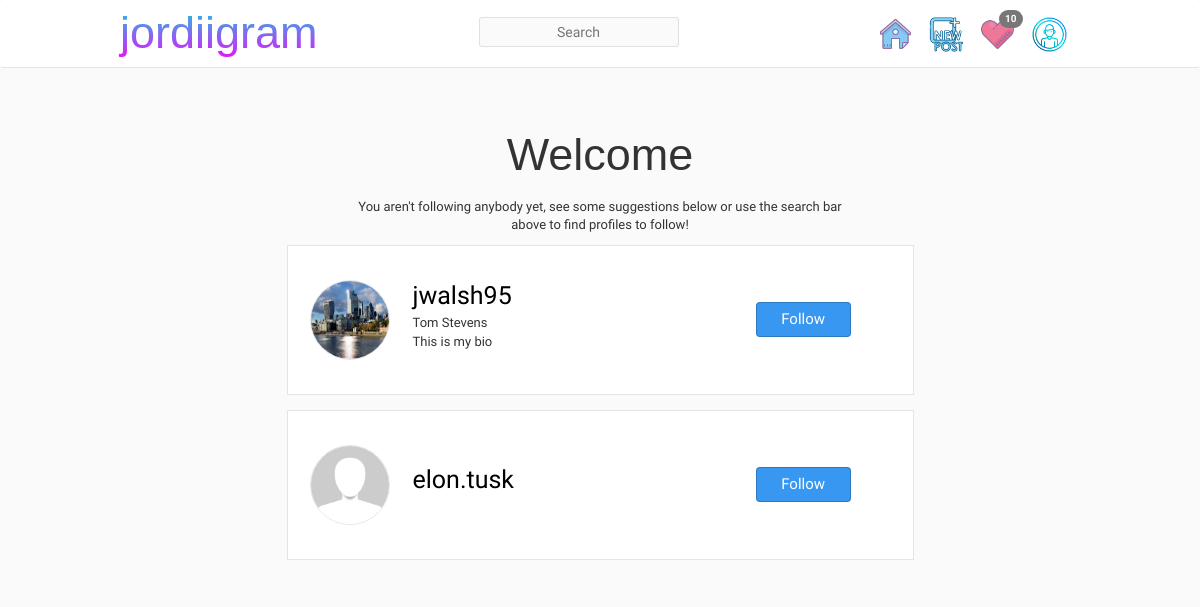
The page /new-user/ (signed in) on the database its author committed.
### accounts/models.py (models this page shows, shortened)
class UserProfile(auth.models.User):
    user = models.OneToOneField(User, on_delete=models.CASCADE, parent_link=True)
    profile_picture = models.ImageField(upload_to="profile_pics")
    bio = models.CharField(max_length=300, blank=True)
    following = models.ManyToManyField("UserProfile", related_name="user_following", blank=True)
    followers = models.ManyToManyField("UserProfile", related_name="user_followers", blank=True)

### social_media_app/views.py (the view)
# urls.py: path("new-user/", views.new_user_view, name="new-user"),
def new_user_view(request):
    new_user = UserProfile.objects.get(user=request.user)
    all_users = UserProfile.objects.all()
    context = {'new_user':new_user, 'all_users':all_users}
    return render(request, "accounts/new_user.html", context)

### posts/content_processors.py (called while the page is built)
def notification_count(request):
    if request.user.is_authenticated:
        notification_count = Notification.objects.filter(
        Q(profile=request.user) &
        Q(read_status='Unread')).count()
    else:
        notification_count = None
    return {'notification_count' : notification_count}

### accounts/templates/accounts/new_user.html
{% extends "base.html" %}
{% load static %}
{% block content %}
<div class="heading-container">
    <p class="headings">Welcome</p>
    <p class="sub-headings">You aren't following anybody yet, see some suggestions below or use the search bar above to find profiles to follow!</p>
</div>
<div class="follower-container">
    {% for user in all_users %}
      {% if user != new_user %}
          <div class="follower">
              <div class="follow-profiler-container">
                  {% if user.profile_picture %}
                    <img class="follow-profiler" src="{{user.profile_picture.url}}" alt="profile_picture">
                  {% else %}
                    <img class="follow-profiler" src="{% static 'images/profile_placeholder.jpg' %}" alt="default_photo">
                  {% endif %}
              </div>
              <div class="follow-username">
                <ul style="padding-left:0px">
                  <li><a style="font-size:25px;color:black;text-align:left;" href="{% url 'accounts:profile' user.username %}">{{user.username}}</a></li>
                  <li style="font-size:13px;text-align:left;">{{user.first_name}} {{user.last_name}}</li>
                  <li style="font-size:13px;text-align:left;">{{user.bio}}</li>
                </ul>
              </div>
              <div class="follow-button">
                {% if new_user in user.followers.all %}
                <button class="btn custom-button">
                    <a style="color:black;">Following</a>
                </button>
                {% else %}
                <button style="background-color:#3897f0;" class="btn custom-button">
                    <a style="color:white;" href="{% url 'accounts:follow' user.username %}">Follow</a>
                </button>
                {% endif %}
              </div>
          </div>
        {% endif %}
    {% endfor %}
</div>
{% endblock %}

### static/css/master.css (style rules this page uses)
body { background-color: #fafafa; }
* { font-family: 'Catamaran', sans-serif; }
ul { list-style-type: none !important; }
.follower-container { margin-bottom: 20px; width: 55%; margin-left: auto; margin-right: auto; text-align: center; }
.follower { width: 100%; height: 150px; background-color: white; border: 1px solid rgba(0, 0, 0, 0.1); padding: 15px; margin-bottom: 15px; position: relative; }
.follow-profiler-container { position: absolute; inset: 0 80% 0 0; display: grid; place-items: center; }
.follow-profiler { height: 80px; width: 80px; border-radius: 100%; border: 1px solid rgba(0, 0, 0, 0.1); }
.follow-username { position: absolute; inset: 0 35% 0 20%; display: flex; align-items: center; justify-content: start; }
.follow-button { position: absolute; inset: 0 0 0 65%; display: grid; place-items: center; }
.heading-container { display: grid; place-items: center; padding-top: 35px; width: 45%; margin-left: auto; margin-right: auto; text-align: center; }
.headings { font-size: 45px; font-family: 'billabong', sans-serif; }
.sub-headings { font-size: 13px; }

### static/css/profile.css (style rules this page uses)
.custom-button { border: 1px solid rgba(0, 0, 0, 0.2); background-color: rgba(0, 0, 0, 0.05); height: 35px; width: 95px; font-size: 15px; display: grid; place-items: center; }

### rows shown on the page
UserProfile: profile_picture (picture), username "jwalsh95", first_name "Tom", last_name "Stevens", bio "This is my bio", shows "Follow"
UserProfile: username "elon.tusk", shows "Follow"

### other values the page prints
{{ notification_count }} "10"
